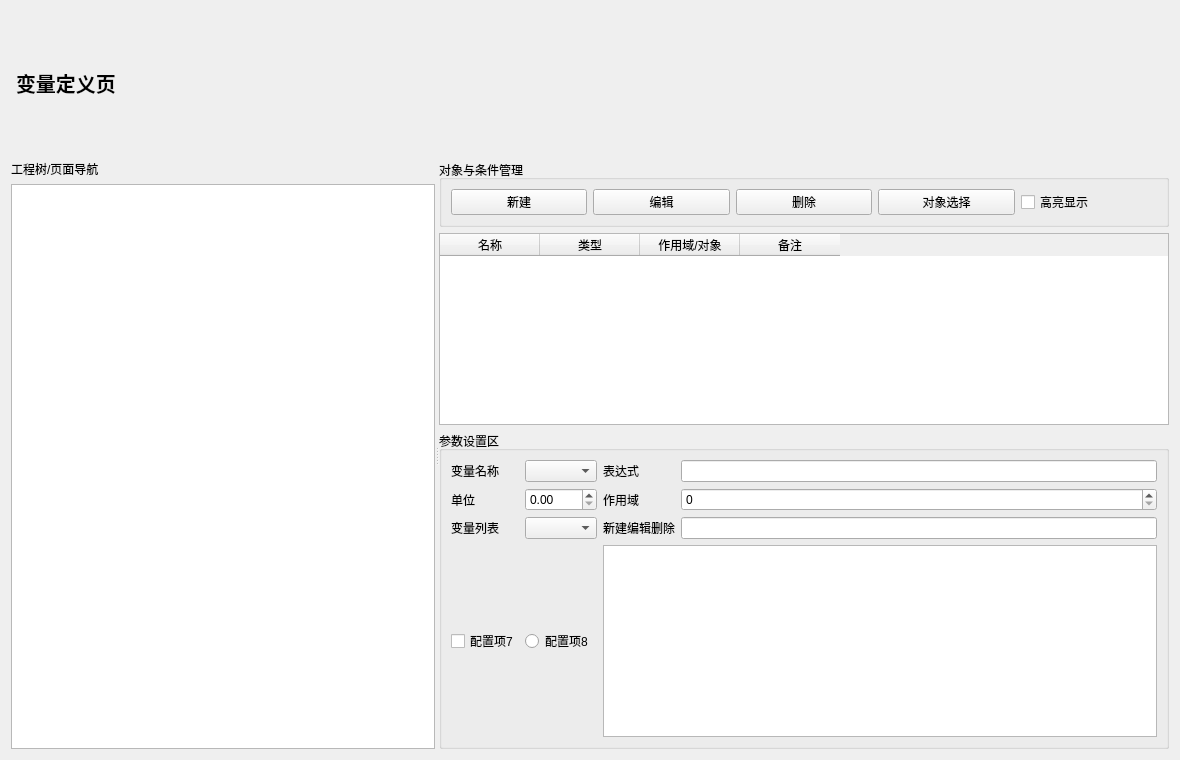
<?xml version="1.0" encoding="UTF-8"?>
<ui version="4.0">
 <class>SolverVariableDefinitionPage</class>
 <widget class="QWidget" name="SolverVariableDefinitionPage">
  <property name="geometry"><rect><x>0</x><y>0</y><width>1180</width><height>760</height></rect></property>
  <layout class="QVBoxLayout" name="rootLayout">
   <item>
    <widget class="QLabel" name="titleLabel">
     <property name="styleSheet"><string notr="true">font-size:20px;font-weight:700;padding:4px 0;</string></property>
     <property name="text"><string>变量定义页</string></property>
    </widget>
   </item>
   <item>
    <widget class="QSplitter" name="mainSplitter">
     <property name="orientation"><enum>Qt::Horizontal</enum></property>
     <widget class="QWidget" name="leftPanel">
      <layout class="QVBoxLayout" name="leftLayout">
       <item><widget class="QLabel" name="leftLabel"><property name="text"><string>工程树/页面导航</string></property></widget></item>
       <item><widget class="QListWidget" name="navListWidget"/></item>
      </layout>
     </widget>
     <widget class="QWidget" name="rightPanel">
      <layout class="QVBoxLayout" name="rightLayout">
       <item>
        <widget class="QGroupBox" name="toolbarGroup">
         <property name="title"><string>对象与条件管理</string></property>
         <layout class="QHBoxLayout" name="toolbarLayout">
          <item><widget class="QPushButton" name="addButton"><property name="text"><string>新建</string></property></widget></item>
          <item><widget class="QPushButton" name="editButton"><property name="text"><string>编辑</string></property></widget></item>
          <item><widget class="QPushButton" name="removeButton"><property name="text"><string>删除</string></property></widget></item>
          <item><widget class="QPushButton" name="pickButton"><property name="text"><string>对象选择</string></property></widget></item>
          <item><widget class="QCheckBox" name="highlightCheckBox"><property name="text"><string>高亮显示</string></property></widget></item>
         </layout>
        </widget>
       </item>
       <item>
        <widget class="QTableWidget" name="topTableWidget">
         <column><property name="text"><string>名称</string></property></column>
         <column><property name="text"><string>类型</string></property></column>
         <column><property name="text"><string>作用域/对象</string></property></column>
         <column><property name="text"><string>备注</string></property></column>
        </widget>
       </item>
       <item>
        <widget class="QGroupBox" name="paramGroup">
         <property name="title"><string>参数设置区</string></property>
         <layout class="QGridLayout" name="paramLayout">
          <item row="0" column="0"><widget class="QLabel" name="label1"><property name="text"><string>变量名称</string></property></widget></item>
          <item row="0" column="1"><widget class="QComboBox" name="combo1"/></item>
          <item row="0" column="2"><widget class="QLabel" name="label2"><property name="text"><string>表达式</string></property></widget></item>
          <item row="0" column="3"><widget class="QLineEdit" name="line2"/></item>
          <item row="1" column="0"><widget class="QLabel" name="label3"><property name="text"><string>单位</string></property></widget></item>
          <item row="1" column="1"><widget class="QDoubleSpinBox" name="double3"/></item>
          <item row="1" column="2"><widget class="QLabel" name="label4"><property name="text"><string>作用域</string></property></widget></item>
          <item row="1" column="3"><widget class="QSpinBox" name="spin4"/></item>
          <item row="2" column="0"><widget class="QLabel" name="label5"><property name="text"><string>变量列表</string></property></widget></item>
          <item row="2" column="1"><widget class="QComboBox" name="combo5"/></item>
          <item row="2" column="2"><widget class="QLabel" name="label6"><property name="text"><string>新建编辑删除</string></property></widget></item>
          <item row="2" column="3"><widget class="QLineEdit" name="line6"/></item>
          <item row="3" column="0"><widget class="QCheckBox" name="check7"><property name="text"><string>配置项7</string></property></widget></item>
          <item row="3" column="1"><widget class="QRadioButton" name="radio8"><property name="text"><string>配置项8</string></property></widget></item>
          <item row="3" column="2" colspan="2"><widget class="QTextEdit" name="memoTextEdit"/></item>
         </layout>
        </widget>
       </item>
      </layout>
     </widget>
    </widget>
   </item>
  </layout>
 </widget>
 <resources/>
 <connections/>
</ui>
